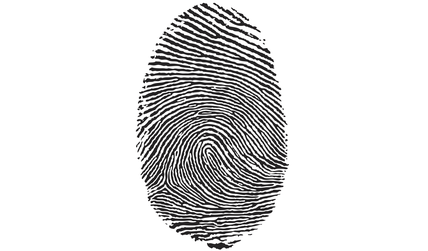
#> input picture lab2/fingerprint.png, 428 x 251 px, shrunk from 1645 x 964 before the run
$ python main.py
#> lines starting #> are read from the running program, lines starting #| are printed output that depends on the picture
import os
import numpy as np
from PIL import Image

# Изменение рабочей директории на ту, где находится скрипт
os.chdir(os.path.dirname(os.path.abspath(__file__)))

def load_image(filename: str) -> Image.Image:
    """Загружает изображение и конвертирует его в RGB."""
#> called with filename = 'fingerprint.png'
    print(f"Пытаюсь загрузить файл: {os.path.abspath(filename)}")
    if not os.path.exists(filename):
        raise FileNotFoundError(f"Файл {filename} не найден!")
    image = Image.open(filename)
#> image is the input picture: PIL image 428x251 RGB; mean R, G, B 222.5, 222.2, 222.3
    print(f"Изображение загружено. Размер: {image.size}, Формат: {image.format}")
#| Изображение загружено. Размер: (428, 251), Формат: PNG
    return image.convert('RGB')

def save_image(image_array: np.array, filename: str) -> None:
    """Сохраняет массив numpy как изображение в формате BMP."""
#> called with filename = 'Output_Grayscale_fingerprint.png.bmp'
    img = Image.fromarray(np.uint8(image_array))
    img.save(filename)
    print(f"Изображение сохранено: {filename}")

def rgb_to_grayscale(image: Image.Image) -> np.array:
    """Преобразует RGB изображение в полутоновое (grayscale)."""
    img_array = np.array(image)
    # Взвешенное усреднение каналов (стандартные веса для преобразования в grayscale)
    grayscale_array = 0.2989 * img_array[:, :, 0] + 0.5870 * img_array[:, :, 1] + 0.1140 * img_array[:, :, 2]
    return grayscale_array

def otsu_threshold(grayscale_array: np.array) -> float:
    """
    Вычисляет оптимальный порог для бинаризации методом Отсу.
    :param grayscale_array: Полутоновое изображение в виде массива numpy.
    :return: Оптимальный порог.
    """
    # Проверка на минимальное количество пикселей
    if grayscale_array.size < 2:
        print("Окно слишком маленькое, возвращаем порог 128")
        return 128  # Возвращаем средний порог, если окно слишком маленькое

    # Проверка типа данных
    if grayscale_array.dtype != np.uint8:
        grayscale_array = grayscale_array.astype(np.uint8)

    # Вычисление гистограммы
    hist, _ = np.histogram(grayscale_array, bins=256, range=(0, 256))

    # Проверка суммы гистограммы
    hist_sum = hist.sum()
    if hist_sum == 0:
        print("Гистограмма пустая, возвращаем порог 128")
        return 128  # Возвращаем средний порог, если гистограмма пустая

    # Нормализация гистограммы
    hist = hist.astype(np.float32) / hist_sum

    # Вычисление кумулятивных сумм и средних значений
    cum_sum = hist.cumsum()
    cum_mean = (np.arange(256) * hist).cumsum()

    # Вычисление глобального среднего
    global_mean = cum_mean[-1]

    # Вычисление межклассовой дисперсии для каждого порога
    max_variance = 0
    optimal_threshold = 0

    for t in range(256):
        if cum_sum[t] == 0 or cum_sum[t] == 1:
            continue
        # Вероятности классов
        w0 = cum_sum[t]
        w1 = 1 - w0
        # Проверка на нулевое значение w0
        if w0 == 0:
            continue
        # Средние значения классов
        mean0 = cum_mean[t] / w0
        mean1 = (global_mean - cum_mean[t]) / w1
        # Межклассовая дисперсия
        variance = w0 * w1 * (mean0 - mean1) ** 2
        if variance > max_variance:
            max_variance = variance
            optimal_threshold = t

    print(f"Оптимальный порог: {optimal_threshold}")
    return optimal_threshold

def adaptive_binarization_eikvil(grayscale_array: np.array, small_window_size: int = 3, large_window_size: int = 15, epsilon: int = 15) -> np.array:
    """
    Применяет адаптивную бинаризацию Эйквила к полутоновому изображению.
    :param grayscale_array: Полутоновое изображение в виде массива numpy.
    :param small_window_size: Размер маленького окна (например, 3x3).
    :param large_window_size: Размер большого окна (например, 15x15).
    :param epsilon: Порог для разницы математических ожиданий.
    :return: Бинаризованное изображение.
    """
#> called with small_window_size = 3, large_window_size = 15, epsilon = 15
    height, width = grayscale_array.shape
#> height = 251; width = 428
    binarized_array = np.zeros_like(grayscale_array)

    # Половины размеров окон
    small_half = small_window_size // 2
    large_half = large_window_size // 2

    print(f"Начало обработки изображения. Размер: {height}x{width}")
#| Начало обработки изображения. Размер: 251x428

    for y in range(large_half, height - large_half):
        for x in range(large_half, width - large_half):
            # Определение области большого окна R
            y1 = max(y - large_half, 0)
            y2 = min(y + large_half + 1, height)
            x1 = max(x - large_half, 0)
            x2 = min(x + large_half + 1, width)
            large_window = grayscale_array[y1:y2, x1:x2]

            # Проверка на минимальный размер окна
            if large_window.size < 2:
                continue  # Пропускаем, если окно слишком маленькое

            # Вычисление оптимального порога T для большого окна
            T = otsu_threshold(large_window)

            # Разделение пикселей на два кластера
            cluster0 = large_window[large_window < T]
            cluster1 = large_window[large_window >= T]

            # Вычисление математических ожиданий
            M0 = cluster0.mean() if cluster0.size > 0 else 0
            M1 = cluster1.mean() if cluster1.size > 0 else 0

            # Проверка условия
            if abs(M0 - M1) >= epsilon:
                # Бинаризация пикселей в маленьком окне r
                y1_small = max(y - small_half, 0)
                y2_small = min(y + small_half + 1, height)
                x1_small = max(x - small_half, 0)
                x2_small = min(x + small_half + 1, width)
                small_window = grayscale_array[y1_small:y2_small, x1_small:x2_small]
                binarized_array[y1_small:y2_small, x1_small:x2_small] = (small_window > T) * 255
            else:
                # Замена яркости на яркость ближайшего класса
                y1_small = max(y - small_half, 0)
                y2_small = min(y + small_half + 1, height)
                x1_small = max(x - small_half, 0)
                x2_small = min(x + small_half + 1, width)
                small_window = grayscale_array[y1_small:y2_small, x1_small:x2_small]
                binarized_array[y1_small:y2_small, x1_small:x2_small] = np.where(
                    abs(small_window - M0) < abs(small_window - M1), M0, M1
                )
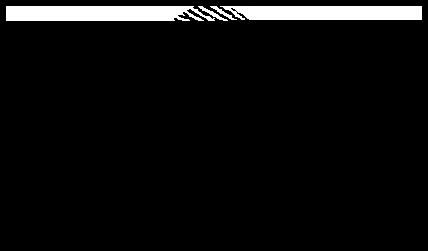
#> binarized_array: shape (251, 428) float64; min 0, max 255, mean 13.4

    print("Обработка изображения завершена.")
    return binarized_array

def generate_report(image_filenames: list) -> None:
    """Генерирует отчет в формате Markdown."""
    # Формирование текста отчета
    report_text = """
# Лабораторная работа №2: Обесцвечивание и бинаризация растровых изображений

## Задание 1: Приведение полноцветного изображения к полутоновому
Каждое изображение было преобразовано в полутоновое с использованием взвешенного усреднения каналов (R, G, B).

## Задание 2: Адаптивная бинаризация Эйквила
К каждому полутоновому изображению была применена адаптивная бинаризация методом Эйквила.

"""

    for filename in image_filenames:
        report_text += f"""
### Изображение: {filename}

#### Исходное изображение
![Исходное изображение]({filename})

#### Полутоновое изображение
![Полутоновое изображение](Output_Grayscale_{filename}.bmp)

#### Бинаризованное изображение
![Бинаризованное изображение](Output_Binarized_{filename}.bmp)
"""

    report_text += """
## Выводы
1. Все изображения успешно преобразованы в полутоновые с использованием взвешенного усреднения каналов (R, G, B).
2. К полутоновым изображениям применена адаптивная бинаризация методом Эйквила, что позволило получить монохромные изображения.
3. Результаты работы сохранены в соответствующих файлах.
"""

    # Сохранение отчета в файл
    with open('report_lab2.md', 'w', encoding='utf-8') as report_file:
        report_file.write(report_text)
    print("Отчет сохранен в файле report_lab2.md")

def main():
    # Проверка текущей рабочей директории
    print("Текущая рабочая директория:", os.getcwd())

    # Список файлов для обработки
    image_filenames = ['fingerprint.png', 'map.png', 'photo.png', 'screenshot.png', 'text.png', 'x_ray.png']

    # Обработка каждого изображения
    for filename in image_filenames:
        print(f"\nОбработка файла: {filename}")
        try:
            image = load_image(filename)

            # 1. Приведение к полутоновому изображению
            grayscale_array = rgb_to_grayscale(image)
            save_image(grayscale_array, f'Output_Grayscale_{filename}.bmp')

            # 2. Адаптивная бинаризация Эйквила
            binarized_array = adaptive_binarization_eikvil(grayscale_array)
            save_image(binarized_array, f'Output_Binarized_{filename}.bmp')
        except Exception as e:
            print(f"Ошибка при обработке файла {filename}: {e}")

    # Генерация отчета
    generate_report(image_filenames)

    print("\nЛабораторная работа выполнена. Полученные файлы с изображениями:")
    for filename in image_filenames:
        print(f"Output_Grayscale_{filename}.bmp, Output_Binarized_{filename}.bmp")
    print("Отчет сохранен в файле report_lab2.md")

if __name__ == "__main__":
#> (the run stopped early here; a loop or call above may not have finished)
